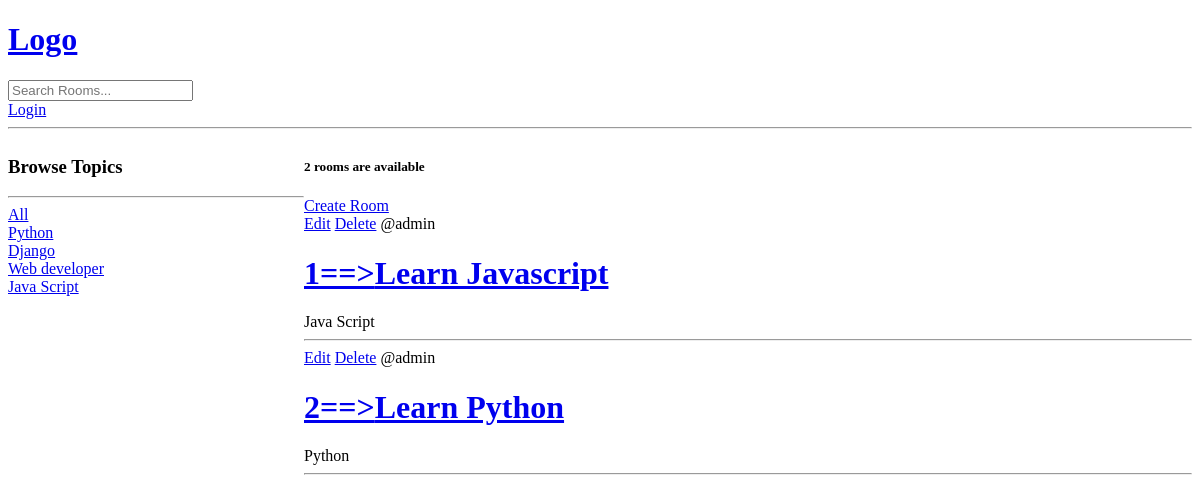
/, run on an earlier commit of the app's database.
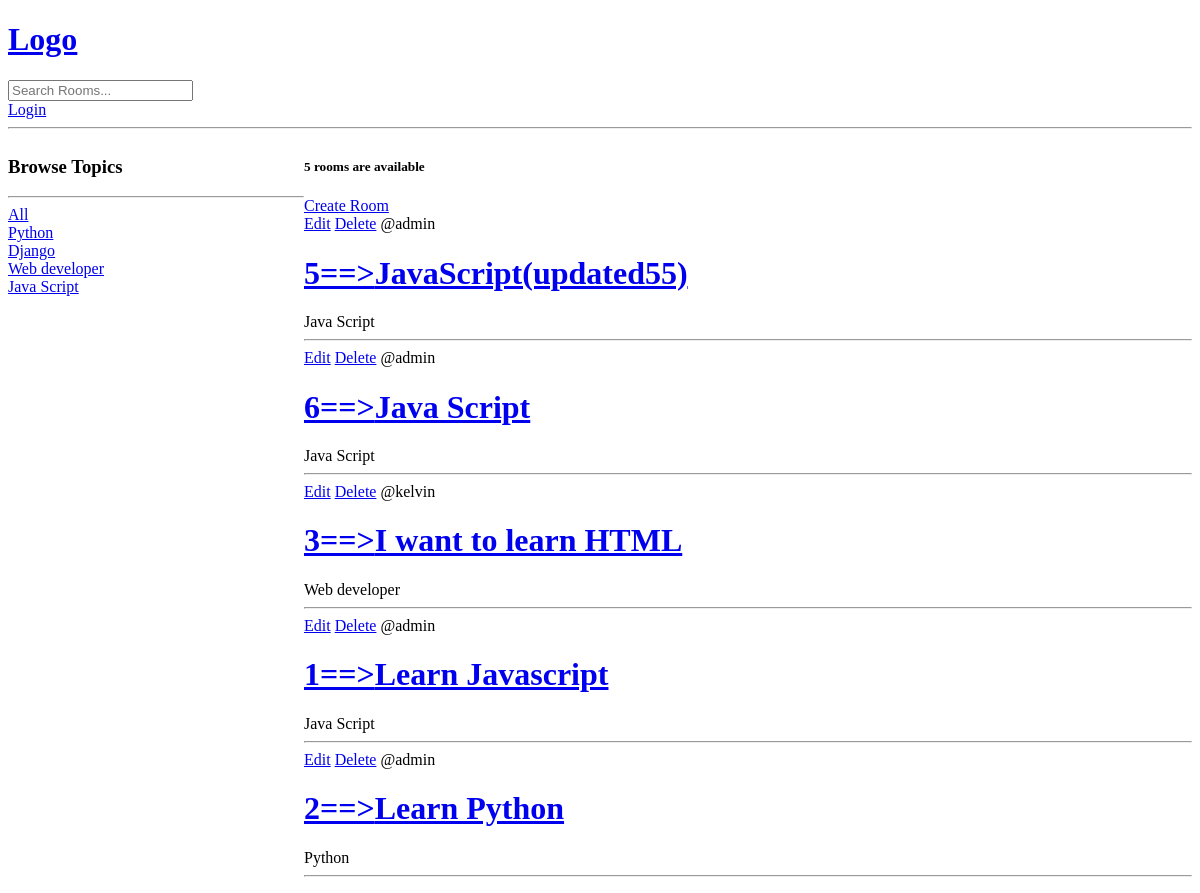
And on a later commit of the database.
### base/models.py (models this page shows, shortened)
class Topic(models.Model):
    name = models.CharField(max_length=200)
    def __str__(self):
        return self.name

class Room(models.Model):
    host = models.ForeignKey(User, on_delete=models.SET_NULL, null=True)
    topic = models.ForeignKey(Topic, on_delete=models.SET_NULL, null=True)
    name = models.CharField(max_length=200)
    description = models.TextField(null=True, blank=True)
    updated = models.DateTimeField(auto_now=True) #changes everytime it is saved
    created = models.DateTimeField(auto_now_add=True) #save the first time and dosenr change
    class Meta:
        ordering = ['-updated', '-created']

### base/views.py (the view)
# urls.py: path("", views.home, name='home'),
def home(request):
    q = request.GET.get('q') if request.GET.get('q') != None else ""
    rooms = Room.objects.filter(
        Q(topic__name__icontains = q) |
        Q(name__icontains=q) |
        Q(description__icontains=q)
        )
    room_cout = rooms.count()
    topics = Topic.objects.all
    context = {
        "rooms":rooms,
        "topics":topics,
        "room_cout":room_cout
        }
    return render(request, 'base/home.html',context)

### base/templates/base/home.html (shortened to what this page needs)
{% extends 'base.html' %}
{% block content %}
<div class="home-container">
  <div>
    <h3>Browse Topics</h3>
    <hr />
    <div><a href="{% url 'base:home' %}">All</a></div>
    {% for topic in topics %}
        <div><a href="{% url 'base:home' %}?q={{topic.name}}">{{ topic.name }}</a></div>
    {% endfor %}
  </div>
  <div>
    <h5>{{room_cout}} rooms are available</h5>
    <a href="{% url 'base:create-room' %}">Create Room</a>
    {% for room in rooms %}
    <div>
      <a href="{% url 'base:update-room' room.id %}">Edit</a>
      <a href="{% url 'base:delete-room' room.id %}">Delete</a>
      <span>@{{room.host.username}}</span>
      <a href="{% url 'base:room' pk=room.id %}"
        ><h1>{{ room.id }}==>{{ room.name }}</h1></a
      >
      <span>{{room.topic}}</span>
      <hr />
    </div>
    {% endfor %}
  </div>
</div>
{% endblock content %}

What changed in the data, as far as the page shows it:
added Room: host.username "admin", id "5", name "JavaScript(updated55)", topic "Java Script"
added Room: host.username "admin", id "6", name "Java Script", topic "Java Script"
added Room: host.username "kelvin", id "3", name "I want to learn HTML", topic "Web developer"
Also different on the page:
{{ room_cout }}: "2" → "5"
